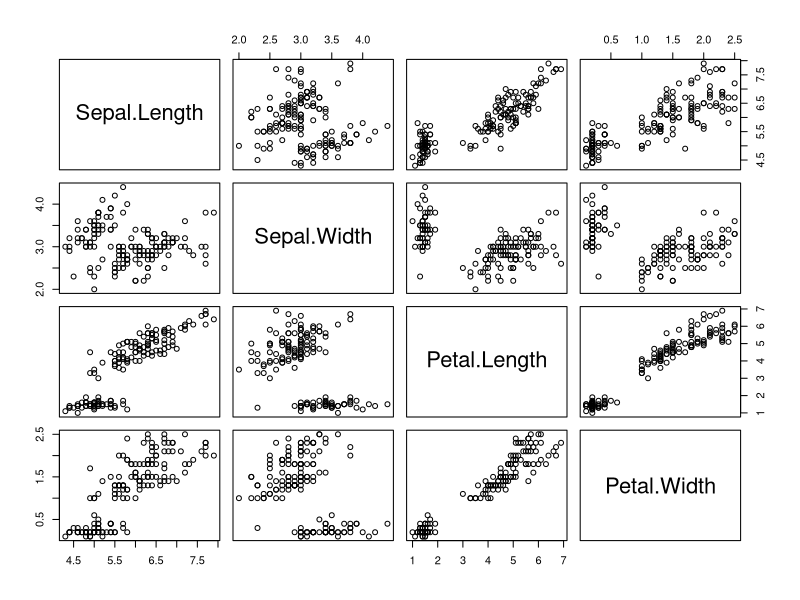
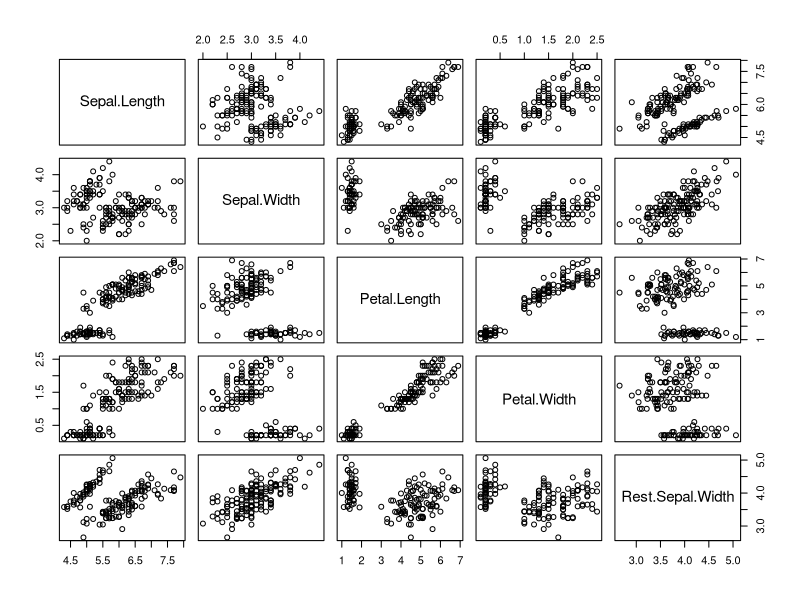
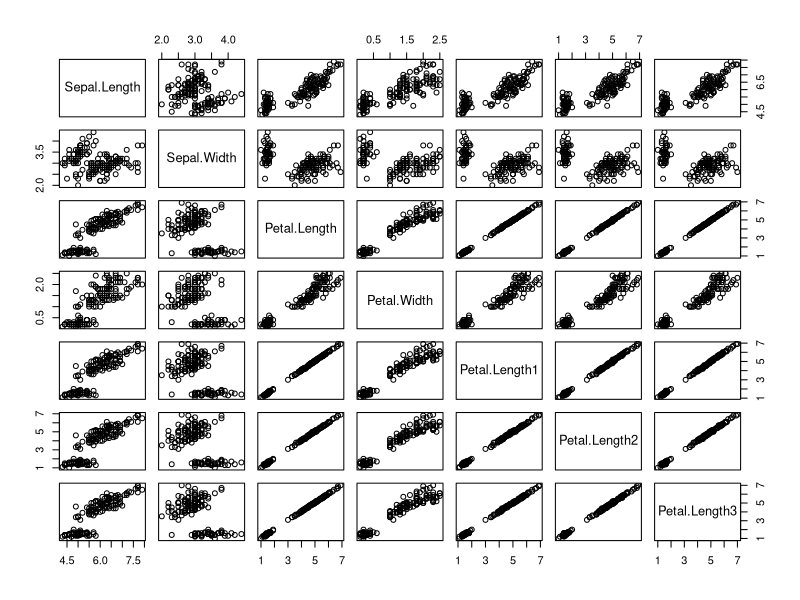
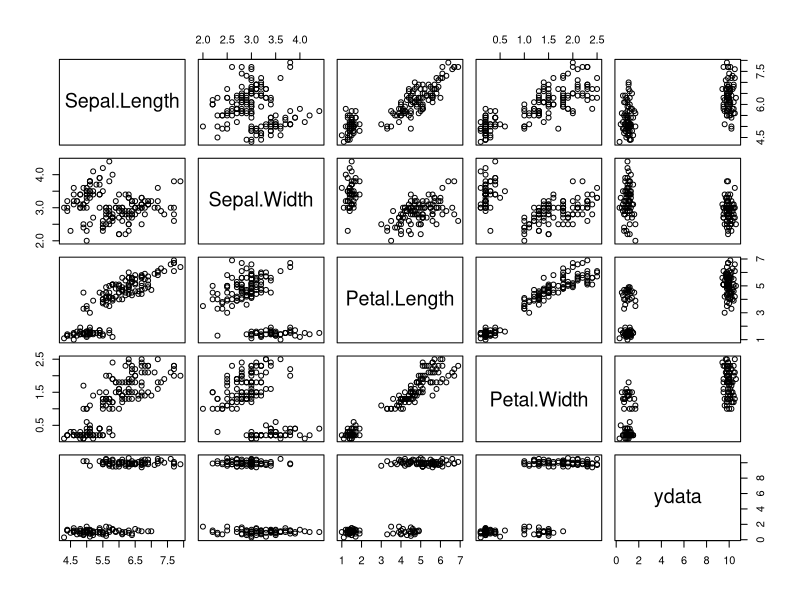
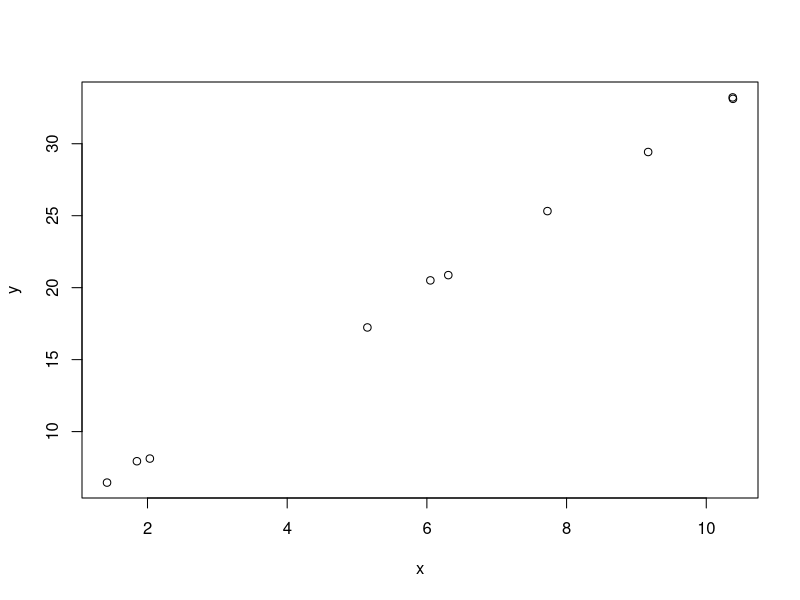
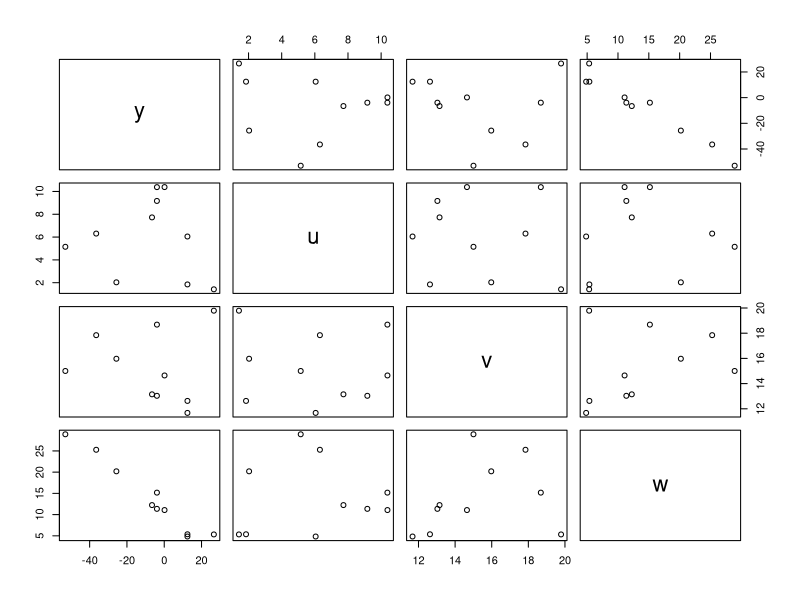

Here is the R script that generated these plots, in order:
#===========ADsP 데이터 분석 과목================
#=========2장. R 통계분석==============
#1. 통계학 개론 - 추가 문서(구글독스 등) 참조
#기초 통계학 개념과 용어에 대해 설명해주는 부분
#1-1. 표본 추출
# 1) 단순 임의추출
sample(1:10,4)
sample(1:10,4,replace=TRUE)

# 2) 층화 임의추출
install.packages("sampling")
library(sampling)
x = strata(c("Species"),size= c(3,3,3),method = "srswor",data=iris)
getdata(iris,x)

#2. R 기초 통계분석
#2-1 기술통계(Descriptive Statistics)
head(iris)
# 1) 평균값 
# 문법 : mean(데이터)
mean(iris$Sepal.Width)
mean(iris["Sepal.Width"]) # 계산 안됨. 이유는는 모르겠음

#2-2 회귀분석
#2-2-1 단순선형회귀
# 0) 선형회귀의 4가지 기본가정 https://kkokkilkon.tistory.com/175
# 1. 선형성
df = iris[,-5]
plot(df)

model = lm(Sepal.Length ~., df)
summary(model)

# Petal변수들의 영향을 제거한 잔차를 추가
df$Rest.Sepal.Width = df$Sepal.Length - model$coefficients[["Petal.Length"]] * df$Petal.Length - model$coefficients[["Petal.Width"]] * df$Petal.Width
head(df)
plot(df)

# Sepal.Width만 독립적으로 선형회귀
summary(lm(Sepal.Length ~ Sepal.Width, df))

# 2. 독립성
# 강제 상관성 변수 추가
dt = iris[, -5]
dt$Petal.Length1 = dt$Petal.Length + round(rnorm(nrow(dt), 0.05, 0.05), 1)
dt$Petal.Length2 = dt$Petal.Length + round(rnorm(nrow(dt), 0.05, 0.05), 1)
dt$Petal.Length3 = dt$Petal.Length + round(rnorm(nrow(dt), 0.05, 0.05), 1)

plot(dt)
# 다중공선성 존재시의 회귀모델
mdl = lm(Sepal.Length ~ ., dt)
summary(mdl)

# 다중공선성 제거(변수선택법 , Stepwise)
mdl_step <- step(mdl)
summary(mdl_step)

# 3. 등분산성
dt = iris[, -5]
# 강제로 등분산성을 위배하는 변수 ydata 만들기
set.seed(1)
dt$ydata = c(round(rnorm(75, 1, 0.3), 1),
                    round(rnorm(75, 10, 0.3), 1))
# dt의 분포를 시각적으로 확인하기
head(dt)
plot(dt)


# 4. 비상관성
# 5. 정상성

# 1) 데이터 준비
set.seed(2)
x = runif(10,0,11) # x는 평균 0, 표준편차 11인인 균등분포로부터 추출
e = rnorm(10,0,0.2) # e는 평균 0, 표준편차 0.2인 정규분포로부터 10개 추출
y = 2+3*x + e # y도출

dfrm = data.frame(x,y)
dfrm
plot(dfrm)

# 2) 회귀 적용
model = lm(y~x,data=dfrm)
summary(model)


#2-2-2. 다중선형회귀
# 1) 데이터 준비
set.seed(2)
u = runif(10,0,11)
v = runif(10,11,20)
w = runif(10,1,30)
e = rnorm(10,0,0.1)
y = 3+0.1*u+2*v-3*w+e

dfrm = data.frame(y,u,v,w)
plot(dfrm)

# 2) 회귀 적용
model2 = lm(y~u+v+w,data=dfrm)
# 3) 모델 적합성 검증
summary(model2)
# -> F통계량 
# -> p value 또한 유의미함
# -> R squared값 (결정계수) 가 1로 매우 잘 설명

# 4) 변수를 제거해 가면서 선형성 검증
dfrm$Rest_u = dfrm$y - model2$coefficient['v']*dfrm$v - model2$coefficient['w']*dfrm$w

#2-2-3 식용 닭 데이터 적용
# 1) 데이터 준비
install.packages("MASS")
library(MASS)

#2-2-4 모델 적합성 진단 시각화

#2-2-5 최적 회귀방정식/설명변수 선택

#2-2-6 후진제거법 변수제거
#2-2-7 전진선택법

#2-3 정규화 선형회귀(Regularized Linear Regression)
#릿지 회귀
#라쏘 회귀
#엘라스틱넷 회귀

#3. 다변량 분석
#3-1 상관분석

#3-2 다차원 척도법
# 1) 데이터 준비
loc = cmdscale(eurodist)
loc
# 2) 

#3-3 주성분분석
#
install.packages("datasets")
library(datasets)
data("USArrests")
head(USArrests)

fit = prcomp(USArrests,scale=TRUE)
summary(fit)

#4. 시계열 예측
#4-1 비정상시계열과 정상시계열
#4-2 시계열 모형들
#4-2-1 나일강 데이터를 통한 시계열 분석
#4-2-2 영국 폐질환 사망자 시계열 분석
Nile
#4-2-3 ARIMA모델
